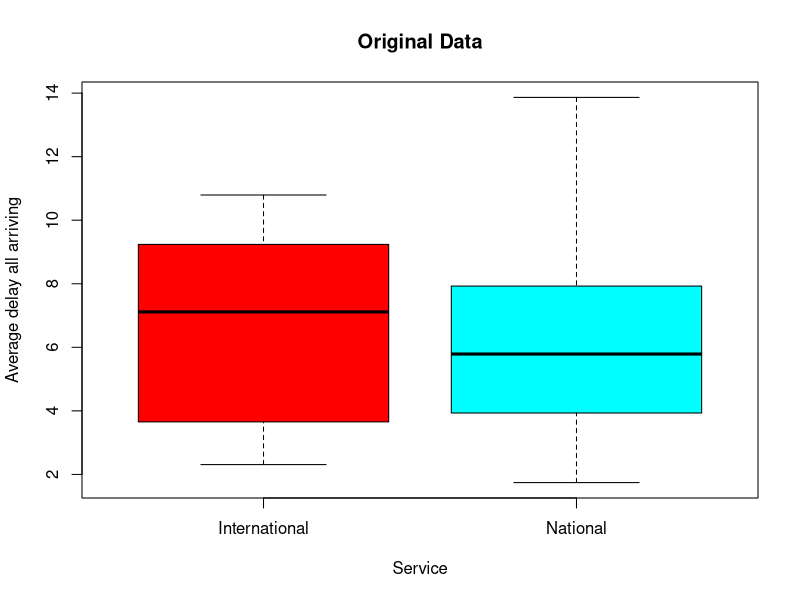
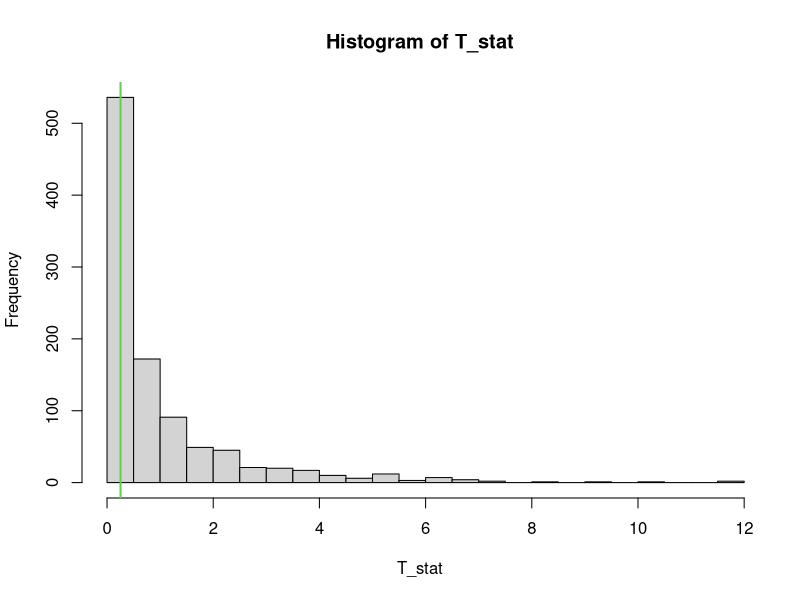
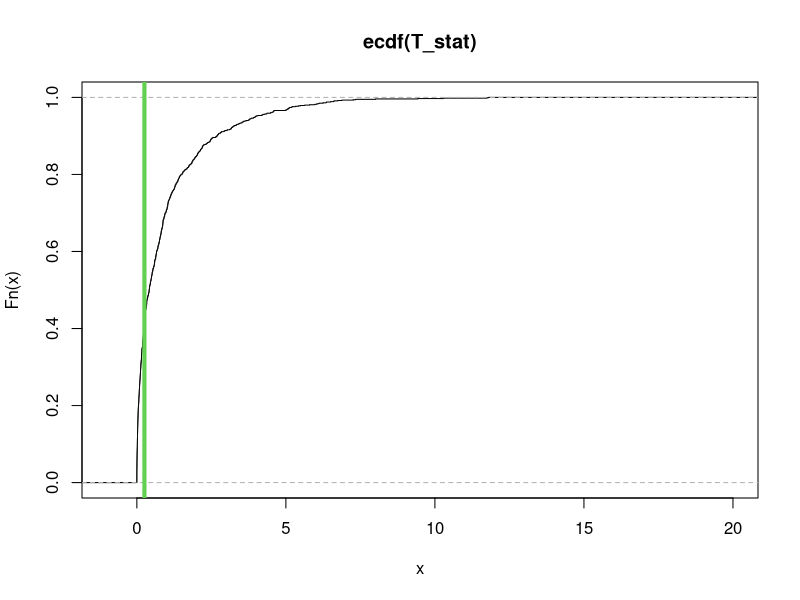
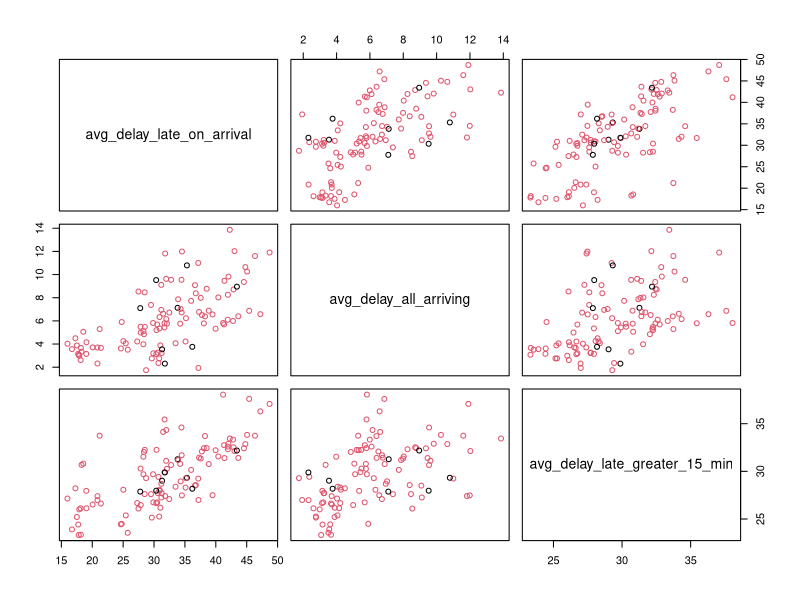
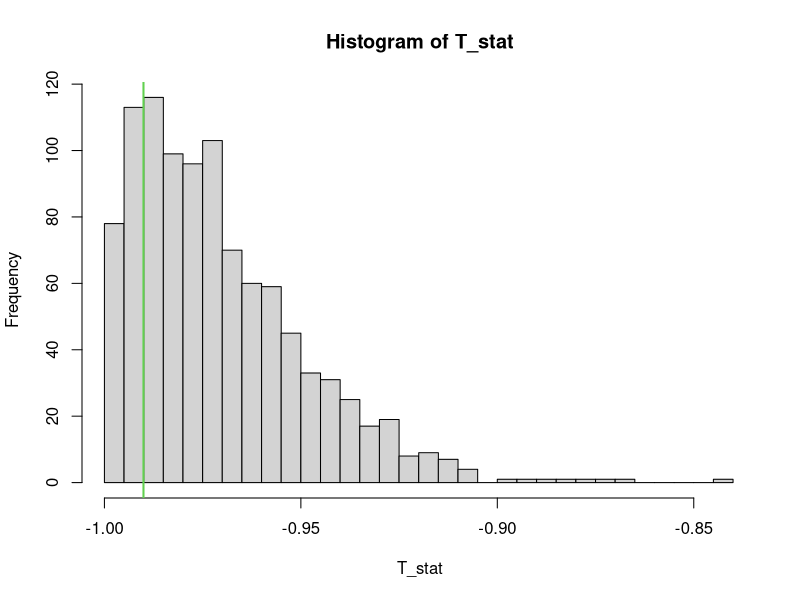
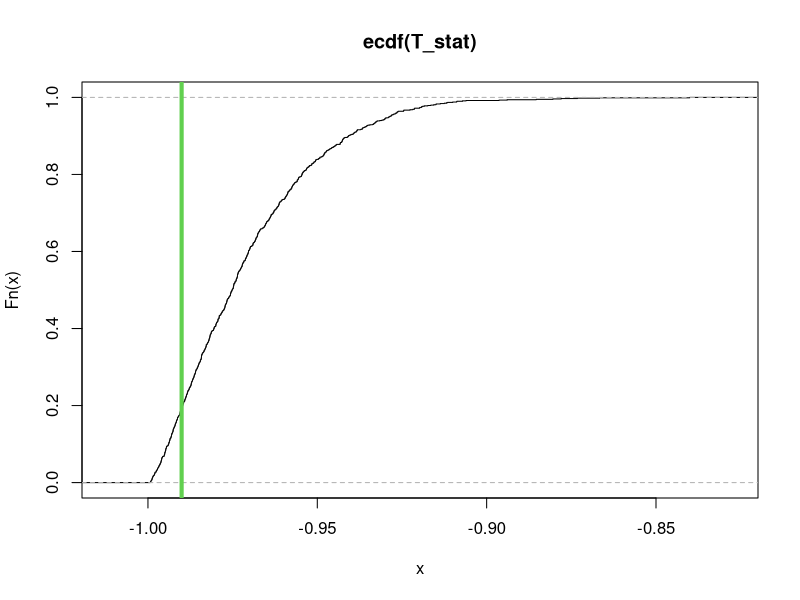
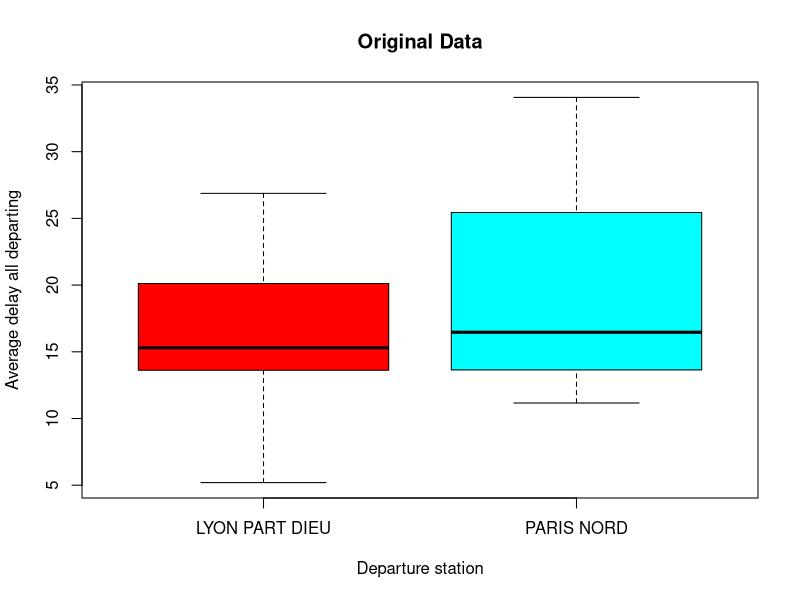
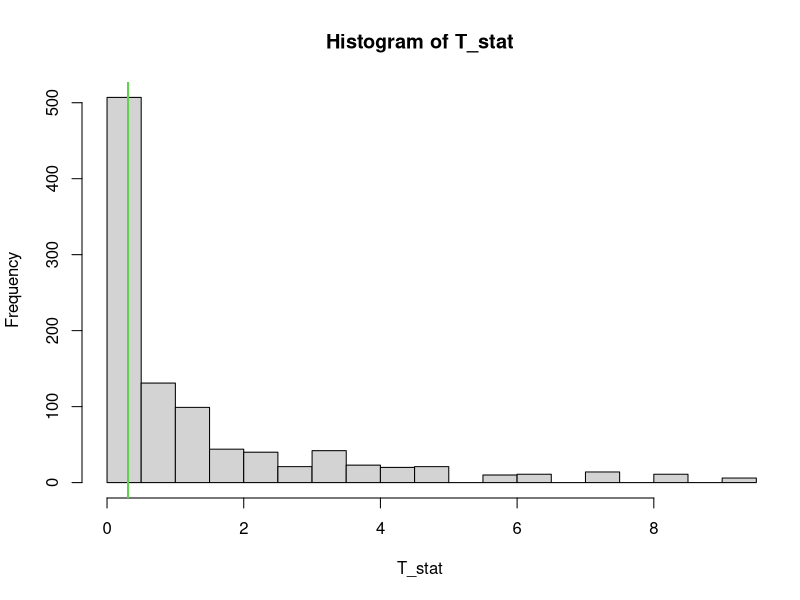

These charts were generated, in order, by the following R code:
library(readxl)

data = read_excel('aggregated_trains.xlsx')

#### ANOVA NATIONAL VS INTERNATIONAL ####
data.cat = factor(data$service)
data.num = data$avg_delay_all_arriving
x.name = 'Service'
y.name = 'Average delay all arriving'

g <- nlevels(data.cat)
n <- dim(data)[1]

x11()
plot(data.cat, data.num, xlab=x.name, ylab=y.name,col=rainbow(g),main='Original Data')

fit <- aov(data.num ~ data.cat)
summary(fit)
# high p-value

# we check the assumptions of parametric ANOVA
# normality within groups
shapiro.test(data.num[which(data.cat=='National')])
shapiro.test(data.num[which(data.cat=='International')])

# same variance
bartlett.test(data.num, data.cat)

T0 <- summary(fit)[[1]][1,4]  # extract the test statistic
T0

B = 1000
set.seed(123)

T_stat <- numeric(B) 

for(perm in 1:B){
  # Permutation:
  permutation <- sample(1:n)
  data.num_perm <- data.num[permutation]
  fit_perm <- aov(data.num_perm ~ data.cat)
  # Test statistic:
  T_stat[perm] <- summary(fit_perm)[[1]][1,4]
}

# Let’s see the distribution, and then the p-value of the permutational f-test
x11()
hist(T_stat,xlim=range(c(T_stat,T0)),breaks=30)
abline(v=T0,col=3,lwd=2)

x11()
plot(ecdf(T_stat),xlim=c(-1,20))
abline(v=T0,col=3,lwd=4)

# p-value
p_val <- sum(T_stat>=T0)/B
p_val



#### MANOVA NATIONAL VS INTERNATIONAL ####
data.num =data[, c(11,12,20)] # maybe add 10
data.cat = factor(data$service)


x11()
plot(data.num, col=data.cat)


i1 <- which(data.cat==levels(data.cat)[1])
i2 <- which(data.cat==levels(data.cat)[2])

n1 <- length(i1)
n2 <- length(i2)

g  <- length(levels(data.cat))
g
p  <- dim(data.num)[2]
p

# How to perform a MANOVA test? instead of using the F-test, we will develop a test based on 
# a “permutationalisation” of the Wilks1 test. Let’s compute the permutational test statistic

fit <- manova(as.matrix(data.num) ~ data.cat)
summary.manova(fit,test="Wilks") 


T0 <- -summary.manova(fit,test="Wilks")$stats[1,2]
T0

#And let’s now compute instead the permutational distribution of the test statistic.

T_stat <- numeric(B)

for(perm in 1:B){
  # choose random permutation
  permutation <- sample(1:n)
  data.cat.perm <- data.cat[permutation]
  fit.perm <- manova(as.matrix(data.num) ~ data.cat.perm)
  T_stat[perm] <- -summary.manova(fit.perm,test="Wilks")$stats[1,2]
}

#Let’s visualize again the distribution, and the p-value
x11()
hist(T_stat,xlim=range(c(T_stat,T0)),breaks=30)
abline(v=T0,col=3,lwd=2)

x11()
plot(ecdf(T_stat))
abline(v=T0,col=3,lwd=4)

# p-value
p_val <- sum(T_stat>=T0)/B
p_val




#### ANOVA DEPARTURE STATION ####
stations = c('LYON PART DIEU', 'PARIS NORD')
data_station=NULL
for(i in 1:length(stations))
  data_station = rbind(data_station, data[which(data$departure_station==stations[i]),])

n_routes_from_stat = NULL
for (i in 1:dim(data_station)[1]){
# numero routes che partono da stazione
  station = data_station$departure_station[i]
  num = length(data_station$departure_station[which(data_station$departure_station==station)])
  n_routes_from_stat = c(n_routes_from_stat, num) 
}
n_routes_from_stat

n_delays_from_stat = NULL
for (i in 1:dim(data_station)[1]){
  station = data_station$departure_station[i]
  num = sum(data_station$num_late_at_departure[
    which(data_station$departure_station==station)])
  n_delays_from_stat = c(n_delays_from_stat, num)
}
response = NULL
for (i in 1:dim(data_station)[1]){
  response = c(response, data_station$avg_delay_late_at_departure[i]*
                data_station$num_late_at_departure[i]*n_routes_from_stat[i]/   
                n_delays_from_stat[i])
}
data_station$response = response                                                # since we have aggregated data, we need to readjust them

data.cat = factor(data_station$departure_station)
data.num = data_station$response
x.name = 'Departure station'
y.name = 'Average delay all departing'



g <- nlevels(data.cat)
n <- dim(data_station)[1]

x11()
plot(data.cat, data.num, xlab=x.name, ylab=y.name,col=rainbow(g),main='Original Data')

fit <- aov(data.num ~ data.cat)
summary(fit)
# high p-value

# we check the assumptions of parametric ANOVA
# normality within groups
# shapiro.test(data.num[which(data.cat=='National')])
# shapiro.test(data.num[which(data.cat=='International')])

# same variance
bartlett.test(data.num, data.cat)

T0 <- summary(fit)[[1]][1,4]  # extract the test statistic
T0

B = 1000
set.seed(123)

T_stat <- numeric(B) 

for(perm in 1:B){
  # Permutation:
  permutation <- sample(1:n)
  data.num_perm <- data.num[permutation]
  fit_perm <- aov(data.num_perm ~ data.cat)
  # Test statistic:
  T_stat[perm] <- summary(fit_perm)[[1]][1,4]
}

# Let’s see the distribution, and then the p-value of the permutational f-test
x11()
hist(T_stat,xlim=range(c(T_stat,T0)),breaks=30)
abline(v=T0,col=3,lwd=2)

x11()
plot(ecdf(T_stat),xlim=c(-1,20))
abline(v=T0,col=3,lwd=4)

# p-value
p_val <- sum(T_stat>=T0)/B
p_val



#### ANOVA ARRIVAL STATION ####
stations = c('PARIS MONTPARNASSE', 'PARIS LYON')
data_station=NULL
for(i in 1:length(stations))
  data_station = rbind(data_station, data[which(data$arrival_station==stations[i]),])

n_routes_from_stat = NULL
for (i in 1:dim(data_station)[1]){
  # numero routes che partono da stazione
  station = data_station$arrival_station[i]
  num = length(data_station$arrival_station[which(data_station$arrival_station==station)])
  n_routes_from_stat = c(n_routes_from_stat, num) 
}
n_routes_from_stat

n_delays_from_stat = NULL
for (i in 1:dim(data_station)[1]){
  station = data_station$arrival_station[i]
  num = sum(data_station$num_arriving_late[
    which(data_station$arrival_station==station)])
  n_delays_from_stat = c(n_delays_from_stat, num)
}
response = NULL
for (i in 1:dim(data_station)[1]){
  response = c(response, data_station$avg_delay_late_on_arrival[i]*
                 data_station$num_arriving_late[i]*n_routes_from_stat[i]/   
                 n_delays_from_stat[i])
}
data_station$response = response                                                # since we have aggregated data, we need to readjust them

data.cat = factor(data_station$arrival_station)
data.num = data_station$response
x.name = 'Arrival station'
y.name = 'Average delay arriving late'



g <- nlevels(data.cat)
n <- dim(data_station)[1]

x11()
plot(data.cat, data.num, xlab=x.name, ylab=y.name,col=rainbow(g),main='Original Data')

fit <- aov(data.num ~ data.cat)
summary(fit)
# high p-value

# we check the assumptions of parametric ANOVA
# normality within groups
# shapiro.test(data.num[which(data.cat=='National')])
# shapiro.test(data.num[which(data.cat=='International')])

# same variance
bartlett.test(data.num, data.cat)

T0 <- summary(fit)[[1]][1,4]  # extract the test statistic
T0

B = 1000
set.seed(123)

T_stat <- numeric(B) 

for(perm in 1:B){
  # Permutation:
  permutation <- sample(1:n)
  data.num_perm <- data.num[permutation]
  fit_perm <- aov(data.num_perm ~ data.cat)
  # Test statistic:
  T_stat[perm] <- summary(fit_perm)[[1]][1,4]
}

# Let’s see the distribution, and then the p-value of the permutational f-test
x11()
hist(T_stat,xlim=range(c(T_stat,T0)),breaks=30)
abline(v=T0,col=3,lwd=2)

x11()
plot(ecdf(T_stat),xlim=c(-1,20))
abline(v=T0,col=3,lwd=4)

# p-value
p_val <- sum(T_stat>=T0)/B
p_val


